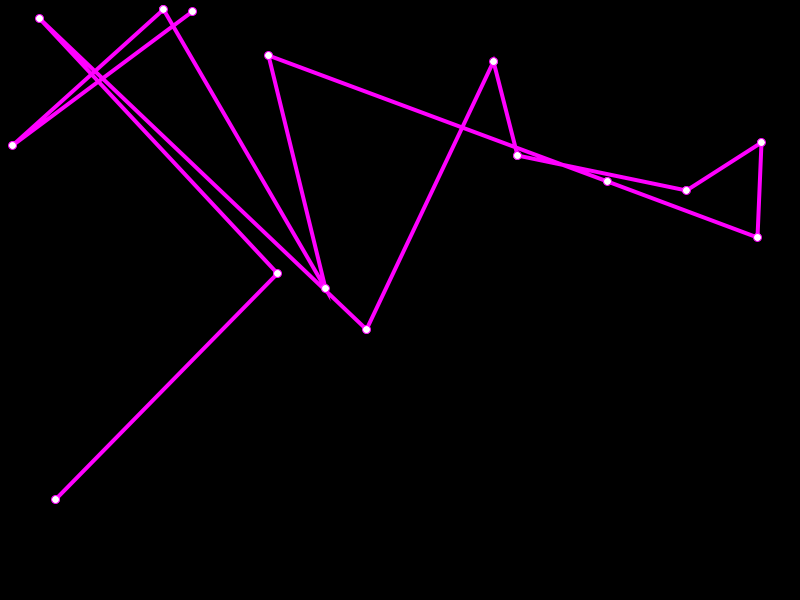
Frame 1 (no input)
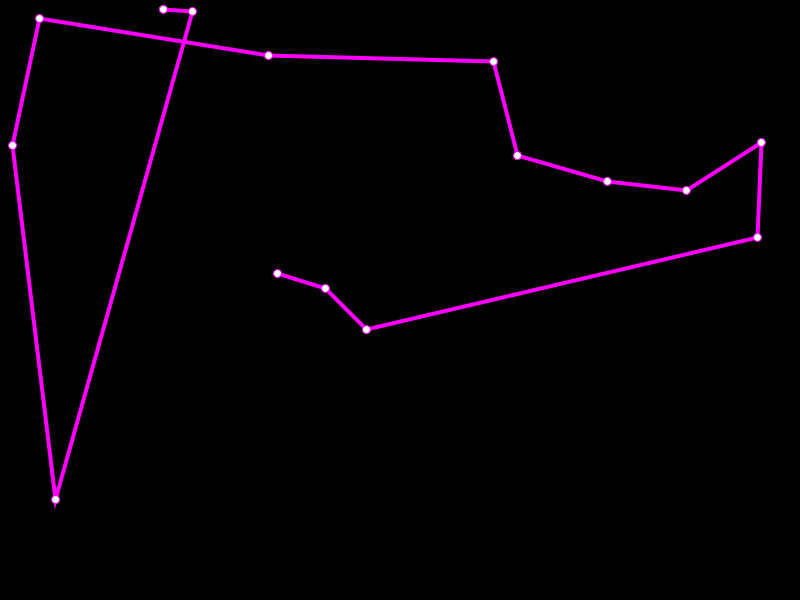
Frame 60 (the mouse pressed at the canvas centre just before this capture)
Frame 120 (the mouse held since frame 60 and released just before this capture): identical to frame 60, image omitted

The Processing sketch that drew these frames (run headless with seeded random() and noise(); from frame 60 on, the mouse is pressed at the canvas centre):

// Processing sketch: Traveling_Salesman_2
// ── Traveling_Salesman_2.pde
PVector[] cities; //<>//
int numOfCities = 15;

float recordDistance;
int[] bestEver;

int numOfPop = 100;

int[][] population;
float[] fitness;

int mutations = 0;

void setup()
{

  size(800, 600);
  recordDistance = Float.MAX_VALUE;
  cities = new PVector[numOfCities];
  int[] order = new int[numOfCities];
  fitness = new float[numOfPop];

  for (int i=0; i<numOfCities; i++)
  {
    cities[i] = new PVector(random(width), random(height));
    order[i] = i;
  }

  population = new int[numOfPop][numOfCities];

  for (int i=0; i<numOfPop; i++)
  {
    population[i] = shuffle(slice(order), 100);
  }
  calcFitness();
}


void draw()
{
  mutations++;
  background(0);

  // GA
  calcFitness();
  normalizeFitness();
  nextGeneration();

  println(mutations);

  // DISPLAY CITIES
  stroke(255, 0, 255);
  noFill();
  strokeWeight(4);
  beginShape();
  for (int i = 0; i<bestEver.length; i++)
  {
    int n = bestEver[i];
    vertex(cities[n].x, cities[n].y);
  }
  endShape();

  fill(255);
  strokeWeight(1);

  for (PVector c : cities)
  {
    ellipse(c.x, c.y, 8, 8);
  }
}
// ── ga.pde
void calcFitness() {
  for (int i=0; i<numOfPop; i++)
  {
    float d = CalcDistance(cities, population[i] );
    if (d < recordDistance) {
      recordDistance = d;
      bestEver = population[i];
    }
    fitness[i] = 1/d;
  }
}

void normalizeFitness()
{
  float sum = 0;
  for (int i = 0; i<fitness.length; i++)
  {
    sum += fitness[i];
  }
  for (int i = 0; i<fitness.length; i++)
  {
    fitness[i] = fitness[i]/sum;
  }
}

void nextGeneration()
{
  int[][] newPopulation = new int[numOfPop][numOfCities];

  for (int i = 0; i<numOfPop; i++) {
    int[] order = pickOne(population, fitness);
    order = mutate(order, 0.1f);
    newPopulation[i] = order;
  }

  population = newPopulation;
}

int[] pickOne(int[][] pop, float[] fit) {
  int index = 0;
  float r = random(1);

  while (r > 0)
  {
    if (index < 0)
      index = 0;

    r = r - fit[index];

    index++;
  }
  index--;

  if (index > 0)
  {
    return slice(pop[index]);
  } else {
    return slice(pop[0]);
  }
}

int[] mutate(int[] order, float rate)
{
  shuffle(order, 1);
  return order;
}
// ── helper.pde
int[] shuffle(int[]a, int num)
{
  int[] temp = null;

  for (int i=0; i<num; i++)
  {
    int indexA = floor(random(a.length));
    int indexB = floor(random(a.length));

    temp = swap(a, indexA, indexB);
  }

  return temp;
}

PVector[] slice(PVector[] a, int i, int j)
{
  PVector[] temp = new PVector[j-i];
  for (int k = 0; k<j; k++)
  {
    temp[k] = a[k+i];
  }

  return temp;
}

public PVector[] slice(PVector[] a)
{
  return slice(a, 0, a.length);
}


int[] slice(int[] a, int i, int j)
{
  int[] temp = new int[j-i];
  for (int k = 0; k<j; k++)
  {
    temp[k] = a[k+i];
  }

  return temp;
}

public int[] slice(int[] a)
{
  return slice(a, 0, a.length);
}

int Factorial(int n) {
  if (n==1) {
    return 1;
  } else {
    return n*Factorial(n-1);
  }
}

void Swap(PVector[] a, int i, int j)
{
  PVector temp = a[i];
  a[i] = a[j];
  a[j] = temp;
}


int[] appendInts(int[] a, int[] b)
{
  int[] temp = new int[a.length + b.length];

  for (int i = 0; i<a.length; i++)
  {
    temp[i] = a[i];
  }

  for (int i = 0; i<b.length; i++)
  {
    temp[i+a.length] = b[i];
  }

  return temp;
}

int[] reverseInts(int[] a)
{
  int[] temp = new int[a.length];
  for (int i = 0; i<a.length; i++)
  {
    temp[i] = a[a.length - i- 1];
  }

  return temp;
}

int[] getStartOfArray(int[]a, int b)
{
  if (b < a.length)
  {
    int[] temp = new int[b];
    for (int i=0; i<b; i++)
    {
      temp[i]= a[i];
    }

    return temp;
  } else {
    return null;
  }
}

int[] getEndOfArray(int[] a, int b)
{ 
  if (b < a.length)
  {
    int len = a.length - b;

    int[] temp = new int[len];

    for (int i=0; i<len; i++)
    {
      temp[i] = a[b+i];
    }

    return temp;
  } else {
    return null;
  }
}

int[] swap(int[] a, int i, int j) {
  int temp = a[i];
  a[i] = a[j];
  a[j] = temp;

  return a;
}

float CalcDistance(PVector[] p, int[] o) {
  float sum = 0;
  for (int i = 0; i < p.length-1; i++)
  {
    PVector cityA = p[o[i]];
    PVector cityB = p[o[i+1]];

    float d = dist(cityA.x, cityA.y, cityB.x, cityB.y);
    sum += d;
  }

  return sum;
}

void PrintInt(int[] a1) {
  Boolean first = true;

  print("[");
  for (int a : a1) {
    if (first) {
      first = false;
      print(a);
    } else {
      print(", " + a);
    }
  }
  println("]");
}

void PrintInt(int[][] a1) {
  
  for(int i = 0; i<a1.length; i++)
  {
    PrintInt(a1[i]);
  }
  
}
